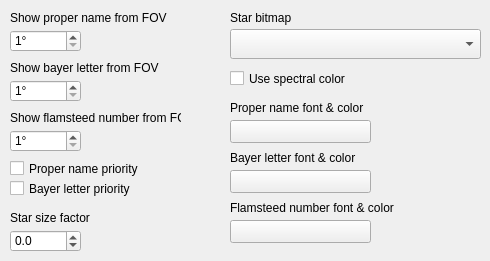
     <widget class="QWidget" name="stackedWidget_2Page1">
      <widget class="QDoubleSpinBox" name="doubleSpinBox">
       <property name="geometry">
        <rect>
         <x>10</x>
         <y>30</y>
         <width>71</width>
         <height>22</height>
        </rect>
       </property>
       <property name="suffix">
        <string>°</string>
       </property>
       <property name="decimals">
        <number>0</number>
       </property>
       <property name="minimum">
        <double>1.000000000000000</double>
       </property>
       <property name="maximum">
        <double>90.000000000000000</double>
       </property>
      </widget>
      <widget class="QLabel" name="label">
       <property name="geometry">
        <rect>
         <x>10</x>
         <y>10</y>
         <width>171</width>
         <height>16</height>
        </rect>
       </property>
       <property name="text">
        <string>Show proper name from FOV</string>
       </property>
      </widget>
      <widget class="QDoubleSpinBox" name="doubleSpinBox_2">
       <property name="geometry">
        <rect>
         <x>10</x>
         <y>80</y>
         <width>71</width>
         <height>22</height>
        </rect>
       </property>
       <property name="suffix">
        <string>°</string>
       </property>
       <property name="decimals">
        <number>0</number>
       </property>
       <property name="minimum">
        <double>1.000000000000000</double>
       </property>
       <property name="maximum">
        <double>90.000000000000000</double>
       </property>
      </widget>
      <widget class="QLabel" name="label_2">
       <property name="geometry">
        <rect>
         <x>10</x>
         <y>60</y>
         <width>171</width>
         <height>16</height>
        </rect>
       </property>
       <property name="text">
        <string>Show bayer letter from FOV</string>
       </property>
      </widget>
      <widget class="QDoubleSpinBox" name="doubleSpinBox_3">
       <property name="geometry">
        <rect>
         <x>10</x>
         <y>130</y>
         <width>71</width>
         <height>22</height>
        </rect>
       </property>
       <property name="suffix">
        <string>°</string>
       </property>
       <property name="decimals">
        <number>0</number>
       </property>
       <property name="minimum">
        <double>1.000000000000000</double>
       </property>
       <property name="maximum">
        <double>90.000000000000000</double>
       </property>
      </widget>
      <widget class="QLabel" name="label_3">
       <property name="geometry">
        <rect>
         <x>10</x>
         <y>110</y>
         <width>171</width>
         <height>16</height>
        </rect>
       </property>
       <property name="text">
        <string>Show flamsteed number from FOV</string>
       </property>
      </widget>
      <widget class="QCheckBox" name="checkBox">
       <property name="geometry">
        <rect>
         <x>10</x>
         <y>180</y>
         <width>161</width>
         <height>17</height>
        </rect>
       </property>
       <property name="text">
        <string>Bayer letter priority</string>
       </property>
      </widget>
      <widget class="QCheckBox" name="checkBox_2">
       <property name="geometry">
        <rect>
         <x>10</x>
         <y>160</y>
         <width>161</width>
         <height>17</height>
        </rect>
       </property>
       <property name="text">
        <string>Proper name priority</string>
       </property>
      </widget>
      <widget class="QComboBox" name="comboBox">
       <property name="geometry">
        <rect>
         <x>230</x>
         <y>29</y>
         <width>251</width>
         <height>30</height>
        </rect>
       </property>
       <property name="iconSize">
        <size>
         <width>24</width>
         <height>24</height>
        </size>
       </property>
      </widget>
      <widget class="QLabel" name="label_4">
       <property name="geometry">
        <rect>
         <x>230</x>
         <y>10</y>
         <width>251</width>
         <height>16</height>
        </rect>
       </property>
       <property name="text">
        <string>Star bitmap</string>
       </property>
      </widget>
      <widget class="QCheckBox" name="checkBox_3">
       <property name="geometry">
        <rect>
         <x>230</x>
         <y>70</y>
         <width>221</width>
         <height>17</height>
        </rect>
       </property>
       <property name="text">
        <string>Use spectral color</string>
       </property>
      </widget>
      <widget class="CFontColorButton" name="pushButton_4">
       <property name="geometry">
        <rect>
         <x>230</x>
         <y>120</y>
         <width>141</width>
         <height>23</height>
        </rect>
       </property>
       <property name="text">
        <string/>
       </property>
      </widget>
      <widget class="QLabel" name="label_5">
       <property name="geometry">
        <rect>
         <x>230</x>
         <y>100</y>
         <width>251</width>
         <height>16</height>
        </rect>
       </property>
       <property name="text">
        <string>Proper name font &amp; color</string>
       </property>
      </widget>
      <widget class="QLabel" name="label_6">
       <property name="geometry">
        <rect>
         <x>230</x>
         <y>150</y>
         <width>251</width>
         <height>16</height>
        </rect>
       </property>
       <property name="text">
        <string>Bayer letter font &amp; color</string>
       </property>
      </widget>
      <widget class="CFontColorButton" name="pushButton_5">
       <property name="geometry">
        <rect>
         <x>230</x>
         <y>170</y>
         <width>141</width>
         <height>23</height>
        </rect>
       </property>
       <property name="text">
        <string/>
       </property>
      </widget>
      <widget class="QLabel" name="label_7">
       <property name="geometry">
        <rect>
         <x>230</x>
         <y>200</y>
         <width>251</width>
         <height>16</height>
        </rect>
       </property>
       <property name="text">
        <string>Flamsteed number font &amp; color</string>
       </property>
      </widget>
      <widget class="CFontColorButton" name="pushButton_6">
       <property name="geometry">
        <rect>
         <x>230</x>
         <y>220</y>
         <width>141</width>
         <height>23</height>
        </rect>
       </property>
       <property name="text">
        <string/>
       </property>
      </widget>
      <widget class="QDoubleSpinBox" name="doubleSpinBox_30">
       <property name="geometry">
        <rect>
         <x>10</x>
         <y>230</y>
         <width>71</width>
         <height>22</height>
        </rect>
       </property>
       <property name="decimals">
        <number>1</number>
       </property>
       <property name="minimum">
        <double>-5.000000000000000</double>
       </property>
       <property name="maximum">
        <double>5.000000000000000</double>
       </property>
       <property name="singleStep">
        <double>0.500000000000000</double>
       </property>
      </widget>
      <widget class="QLabel" name="label_61">
       <property name="geometry">
        <rect>
         <x>10</x>
         <y>210</y>
         <width>161</width>
         <height>16</height>
        </rect>
       </property>
       <property name="text">
        <string>Star size factor</string>
       </property>
      </widget>
     </widget>
